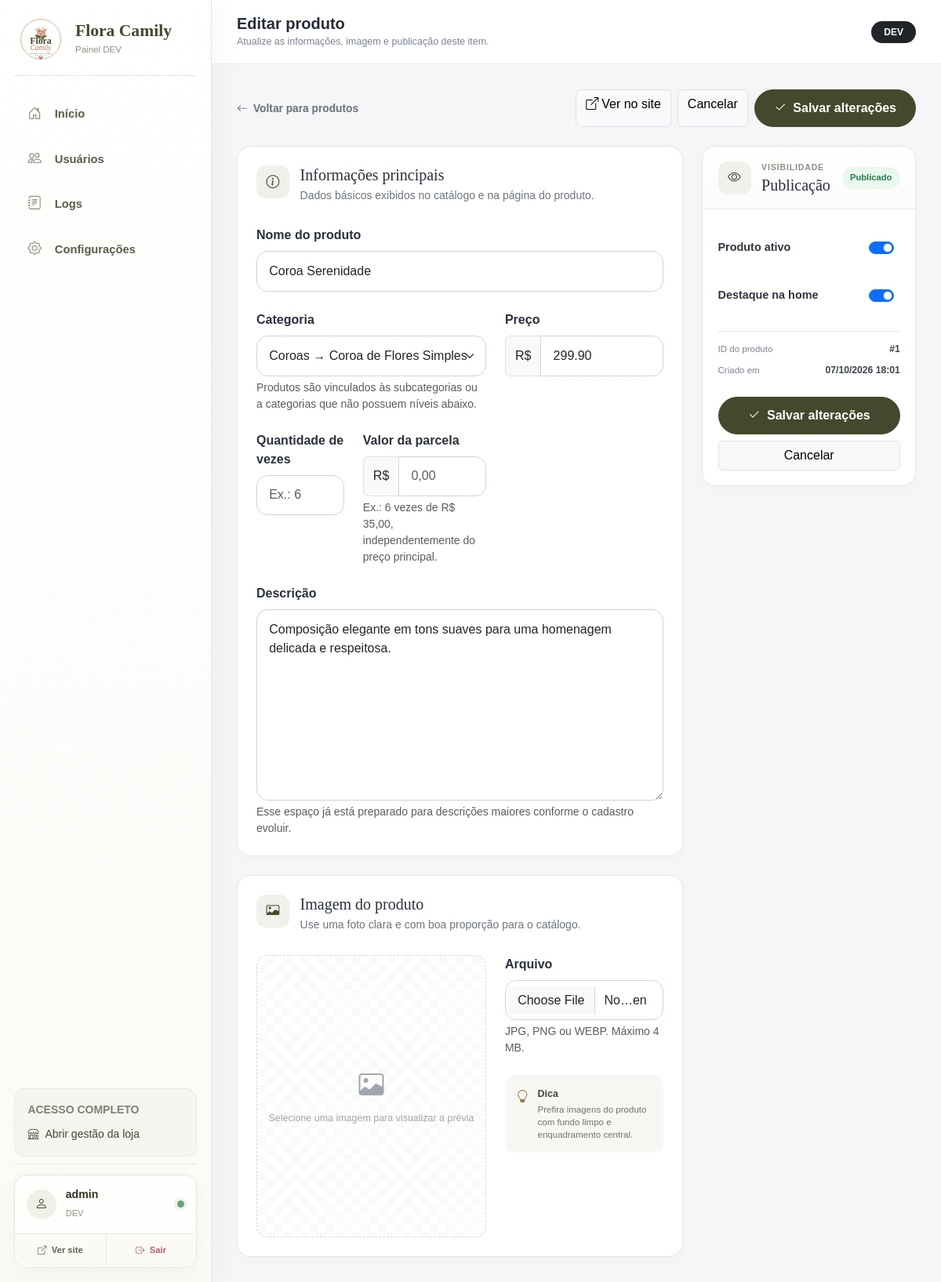
The page /admin-produto?id=1 (signed in) on the database its author committed.
### tables this page shows
CREATE TABLE IF NOT EXISTS products (
    id INT UNSIGNED AUTO_INCREMENT PRIMARY KEY,
    name VARCHAR(160) NOT NULL,
    category VARCHAR(100) NOT NULL DEFAULT 'Homenagens florais',
    category_id INT UNSIGNED NULL,
    description TEXT NULL,
    price DECIMAL(10,2) NOT NULL DEFAULT 0.00,
    installment_count INT UNSIGNED NULL,
    installment_value DECIMAL(10,2) NULL,
    image VARCHAR(255) NULL,
    active TINYINT(1) NOT NULL DEFAULT 1,
    featured TINYINT(1) NOT NULL DEFAULT 0,
    created_at TIMESTAMP DEFAULT CURRENT_TIMESTAMP,
    updated_at TIMESTAMP DEFAULT CURRENT_TIMESTAMP ON UPDATE CURRENT_TIMESTAMP,
    INDEX idx_products_active (active),
    INDEX idx_products_featured (featured),
    INDEX idx_products_category_id (category_id),
    CONSTRAINT fk_products_category FOREIGN KEY (category_id) REFERENCES categories(id) ON DELETE SET NULL
);

### admin-produto.php (the view, shortened to what the rows shown need)
<?php
require __DIR__ . '/config.php';
$id = filter_input(INPUT_GET, 'id', FILTER_VALIDATE_INT) ?: 0;
$product = null;
if ($id > 0) {
    $stmt = db()->prepare('SELECT * FROM products WHERE id = ? LIMIT 1');
    $stmt->execute([$id]);
    $product = $stmt->fetch();
}
$categories = productCategoryOptions(true);
$isEditing = !empty($product['id']);
require __DIR__ . '/includes/admin-shell-start.php';
?>
<form method="post" enctype="multipart/form-data" class="admin-product-form-page">
    <div class="row g-4 align-items-start">
        <div class="col-xl-8">
            <div class="admin-card p-4 mb-4">
                <div class="product-form-section-header">
                    <div>
                        <h2 class="h5 mb-1">Informações principais</h2>
                    </div>
                </div>
                <div class="row g-4 mt-1">
                    <div class="col-12">
                        <label for="productName" class="form-label fw-semibold">Nome do produto</label>
                        <input
                            type="text"
                            name="name"
                            id="productName"
                            class="form-control"
                            maxlength="160"
                            required
                            value="<?= e((string) ($product['name'] ?? '')) ?>"
                            placeholder="Ex.: Coroa Serenidade"
                        >
                    </div>
                    <div class="col-md-7">
                        <label for="productCategory" class="form-label fw-semibold">Categoria</label>
                        <select name="category_id" id="productCategory" class="form-select">
                            <?php foreach ($categories as $category): ?>
                                <option
                                    value="<?= (int) $category['id'] ?>"
                                    <?= (int) ($product['category_id'] ?? 0) === (int) $category['id'] ? 'selected' : '' ?>
                                >
                                    <?= !empty($category['parent_name']) ? e($category['parent_name']) . ' → ' : '' ?><?= e($category['name']) ?>
                                </option>
                            <?php endforeach; ?>
                        </select>
                        <div class="form-text">Produtos são vinculados às subcategorias ou a categorias que não possuem níveis abaixo.</div>
                    </div>
                    <div class="col-md-5">
                        <div class="input-group">
                            <span class="input-group-text">R$</span>
                            <input
                                type="number"
                                name="price"
                                id="productPrice"
                                class="form-control"
                                min="0"
                                step="0.01"
                                inputmode="decimal"
                                required
                                value="<?= e(isset($product['price']) && $product['price'] !== '' ? number_format((float) $product['price'], 2, '.', '') : '') ?>"
                                placeholder="0,00"
                            >
                        </div>
                    </div>
                    <div class="col-md-3">
                        <label for="installmentCount" class="form-label fw-semibold">Quantidade de vezes</label>
                        <input
                            type="number"
                            name="installment_count"
                            id="installmentCount"
                            class="form-control"
                            min="1"
                            max="99"
                            step="1"
                            value="<?= e(!empty($product['installment_count']) ? (string) (int) $product['installment_count'] : '') ?>"
                            placeholder="Ex.: 6"
                        >
                    </div>
                    <div class="col-md-4">
                        <div class="input-group">
                            <span class="input-group-text">R$</span>
                            <input
                                type="number"
                                name="installment_value"
                                id="installmentValue"
                                class="form-control"
                                min="0.01"
                                step="0.01"
                                inputmode="decimal"
                                value="<?= e(!empty($product['installment_value']) ? number_format((float) $product['installment_value'], 2, '.', '') : '') ?>"
                                placeholder="0,00"
                            >
                        </div>
                    </div>
                    <div class="col-12">
                        <label for="productDescription" class="form-label fw-semibold">Descrição</label>
                        <textarea
                            name="description"
                            id="productDescription"
                            class="form-control product-description-field"
                            rows="9"
                            placeholder="Descreva a composição, estilo, ocasião e outros detalhes importantes."
                        ><?= e((string) ($product['description'] ?? '')) ?></textarea>
                        <div class="form-text">Esse espaço já está preparado para descrições maiores conforme o cadastro evoluir.</div>
                    </div>
                </div>
            </div>
            <div class="admin-card p-4">
                <div class="product-form-section-header">
                    <div>
                        <h2 class="h5 mb-1">Imagem do produto</h2>
                    </div>
                </div>
            </div>
        </div>
        <div class="col-xl-4">
            <div class="admin-card product-publish-card sticky-xl-top">
                <div class="product-publish-head">
                    <div class="flex-grow-1">
                        <h2 class="h5 mb-0">Publicação</h2>
                    </div>
                </div>
                <div class="product-publish-body">
                    <div class="product-publish-options">
                        <label class="product-publish-option" for="productActive">
                            <span class="form-check form-switch m-0">
                                <input
                                    class="form-check-input"
                                    type="checkbox"
                                    name="active"
                                    id="productActive"
                                    <?= !isset($product['active']) || (int) $product['active'] === 1 ? 'checked' : '' ?>
                                >
                            </span>
                        </label>
                        <label class="product-publish-option" for="productFeatured">
                            <span class="form-check form-switch m-0">
                                <input
                                    class="form-check-input"
                                    type="checkbox"
                                    name="featured"
                                    id="productFeatured"
                                    <?= (int) ($product['featured'] ?? 0) === 1 ? 'checked' : '' ?>
                                >
                            </span>
                        </label>
                    </div>
                <?php if ($isEditing): ?>
                    <div class="product-meta-box mt-4">
                        <div>
                            <span>ID do produto</span>
                            <strong>#<?= (int) $product['id'] ?></strong>
                        </div>
                        <?php if (!empty($product['created_at'])): ?>
                            <div>
                                <span>Criado em</span>
                                <strong><?= date('d/m/Y H:i', strtotime((string) $product['created_at'])) ?></strong>
                            </div>
                        <?php endif; ?>
                    </div>
                <?php endif; ?>
                </div>
            </div>
        </div>
    </div>
</form>
<?php require __DIR__ . '/includes/admin-shell-end.php'; ?>

### rows shown on the page
products: name "Coroa Serenidade", category_id "Coroas → Coroa de Flores Simples", price "299.90", description "Composição elegante em tons suaves para uma homenagem delicada e respeitosa.", active "☑", featured "☑", id "1", created_at "07/10/2026 18:01"

### other values the page prints
$item['label'] "Início"
$item['label'] "Usuários"
$item['label'] "Logs"
$item['label'] "Configurações"
$_SESSION['admin_username'] "admin"
$adminRole "DEV"
$adminTitle "Editar produto"
$adminSubtitle "Atualize as informações, imagem e publicação deste item."
